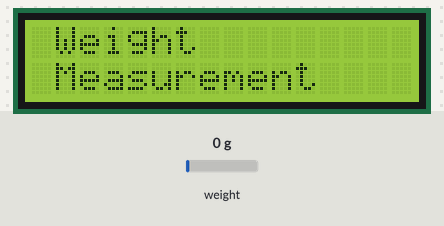
Bench run of a sketch on a simulated Arduino Uno, built with avr-gcc and run on an emulated ATmega328P. Parts: 16×2 character LCD. Wiring (inferred from the names in the program): HX711 load-cell converter: data A0; SCK A1. The test bench sets the inputs (shaded band); at power-on: weight on the scale 0 g.

Above: at 0.1 s.
At 1.1 s:
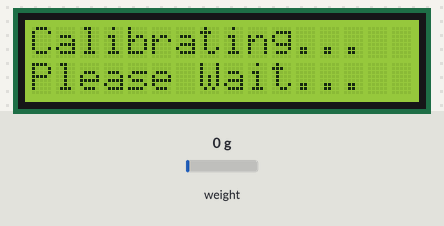
At 11.1 s:
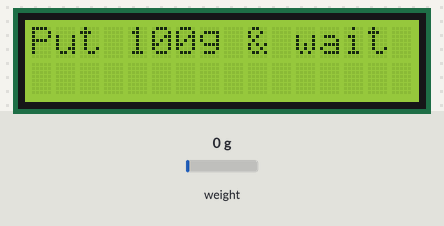

Measured:
- what the display in image 1 shows lasts 9.9 s, from 1.1 s to 11.0 s

The sketch:

HX711andLCD.ino
```cpp
#include <LiquidCrystal.h>
#include <HX711.h>

LiquidCrystal lcd(7, 6, 5, 4, 3, 2);

#define DT A0
#define SCK A1
#define sw 9

long sample=0;
float val=0;
long count=0;

unsigned long readCount(void)
{
unsigned long Count;
unsigned char i;
pinMode(DT, OUTPUT);
digitalWrite(DT,HIGH);
digitalWrite(SCK,LOW);
Count=0;
pinMode(DT, INPUT);
while(digitalRead(DT));
for (i=0;i<24;i++)
{
digitalWrite(SCK,HIGH);
Count=Count<<1;
digitalWrite(SCK,LOW);
if(digitalRead(DT))
Count++;
}
digitalWrite(SCK,HIGH);
Count=Count^0x800000;
digitalWrite(SCK,LOW);
return(Count);
}

void setup()
{
pinMode(SCK, OUTPUT);
pinMode(sw, INPUT_PULLUP);
lcd.begin(16, 2);
lcd.print(" Weight ");
lcd.setCursor(0,1);
lcd.print(" Measurement ");
delay(1000);
lcd.clear();
calibrate();
}

void loop()
{
count= readCount();
int w=(((count-sample)/val)-2*((count-sample)/val));
lcd.setCursor(0,0);
lcd.print("Measured Weight");
lcd.setCursor(0,1);
lcd.print(w);
lcd.print("g ");

if(digitalRead(sw)==0)
{
val=0;
sample=0;
w=0;
count=0;
calibrate();
}
}

void calibrate()
{
lcd.clear();
lcd.print("Calibrating...");
lcd.setCursor(0,1);
lcd.print("Please Wait...");
for(int i=0;i<100;i++)
{
count=readCount();
sample+=count;
}
sample/=100;
lcd.clear();
lcd.print("Put 100g & wait");
count=0;
while(count<1000)
{
count=readCount();
count=sample-count;
}
lcd.clear();
lcd.print("Please Wait....");
delay(2000);
for(int i=0;i<100;i++)
{
count=readCount();
val+=sample-count;
}
val=val/100.0;
val=val/100.0; // put here your calibrating weight
lcd.clear();
}
```
